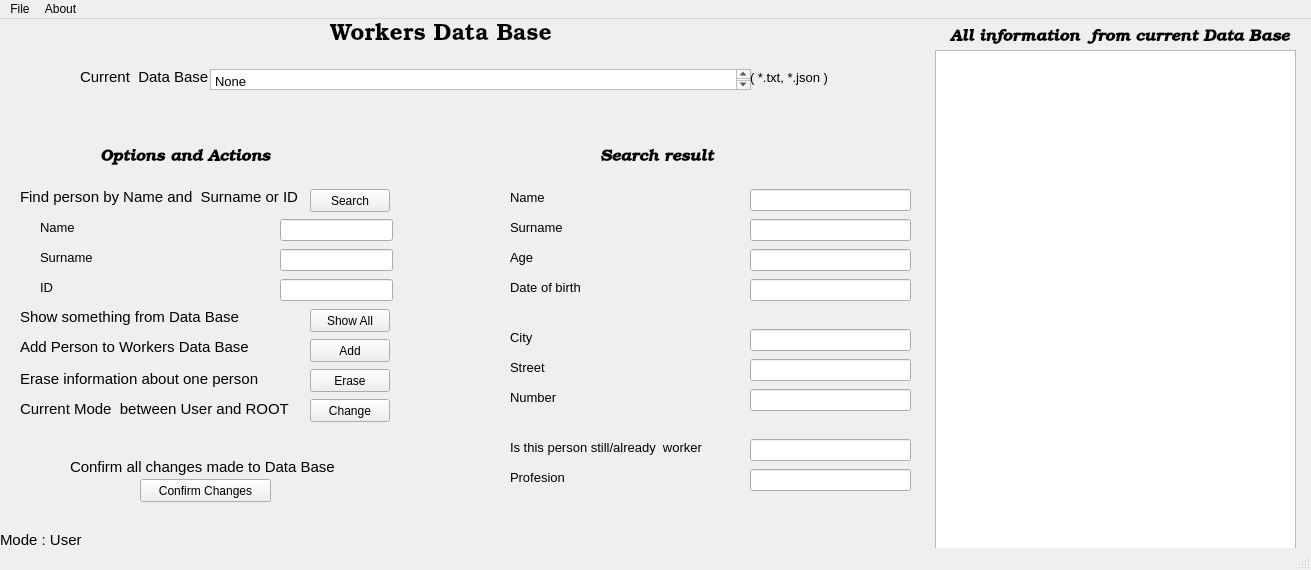
<?xml version="1.0" encoding="UTF-8"?>
<ui version="4.0">
 <class>MainWindow</class>
 <widget class="QMainWindow" name="MainWindow">
  <property name="geometry">
   <rect>
    <x>0</x>
    <y>0</y>
    <width>1311</width>
    <height>570</height>
   </rect>
  </property>
  <property name="windowTitle">
   <string>MainWindow</string>
  </property>
  <widget class="QWidget" name="centralwidget">
   <widget class="QLabel" name="label">
    <property name="geometry">
     <rect>
      <x>330</x>
      <y>0</y>
      <width>221</width>
      <height>31</height>
     </rect>
    </property>
    <property name="font">
     <font>
      <family>URW Bookman</family>
      <pointsize>17</pointsize>
     </font>
    </property>
    <property name="text">
     <string>Workers Data Base</string>
    </property>
   </widget>
   <widget class="QLabel" name="label_3">
    <property name="geometry">
     <rect>
      <x>20</x>
      <y>320</y>
      <width>241</width>
      <height>16</height>
     </rect>
    </property>
    <property name="font">
     <font>
      <pointsize>11</pointsize>
     </font>
    </property>
    <property name="text">
     <string>Add Person to Workers Data Base</string>
    </property>
   </widget>
   <widget class="QLabel" name="label_4">
    <property name="geometry">
     <rect>
      <x>20</x>
      <y>290</y>
      <width>231</width>
      <height>16</height>
     </rect>
    </property>
    <property name="font">
     <font>
      <pointsize>11</pointsize>
     </font>
    </property>
    <property name="text">
     <string>Show something from Data Base</string>
    </property>
   </widget>
   <widget class="QLabel" name="label_6">
    <property name="geometry">
     <rect>
      <x>20</x>
      <y>170</y>
      <width>281</width>
      <height>16</height>
     </rect>
    </property>
    <property name="font">
     <font>
      <pointsize>11</pointsize>
     </font>
    </property>
    <property name="text">
     <string>Find person by Name and  Surname or ID</string>
    </property>
   </widget>
   <widget class="QLabel" name="label_7">
    <property name="geometry">
     <rect>
      <x>20</x>
      <y>350</y>
      <width>251</width>
      <height>20</height>
     </rect>
    </property>
    <property name="font">
     <font>
      <pointsize>11</pointsize>
     </font>
    </property>
    <property name="text">
     <string>Erase information about one person</string>
    </property>
   </widget>
   <widget class="QPushButton" name="Show">
    <property name="geometry">
     <rect>
      <x>310</x>
      <y>290</y>
      <width>80</width>
      <height>23</height>
     </rect>
    </property>
    <property name="text">
     <string>Show All</string>
    </property>
   </widget>
   <widget class="QPushButton" name="Search">
    <property name="geometry">
     <rect>
      <x>310</x>
      <y>170</y>
      <width>80</width>
      <height>23</height>
     </rect>
    </property>
    <property name="text">
     <string>Search</string>
    </property>
   </widget>
   <widget class="QPushButton" name="pushButton_5">
    <property name="geometry">
     <rect>
      <x>310</x>
      <y>350</y>
      <width>80</width>
      <height>23</height>
     </rect>
    </property>
    <property name="text">
     <string>Erase</string>
    </property>
   </widget>
   <widget class="QPushButton" name="pushButton_6">
    <property name="geometry">
     <rect>
      <x>310</x>
      <y>320</y>
      <width>80</width>
      <height>23</height>
     </rect>
    </property>
    <property name="text">
     <string>Add</string>
    </property>
   </widget>
   <widget class="QLabel" name="label_8">
    <property name="geometry">
     <rect>
      <x>80</x>
      <y>50</y>
      <width>131</width>
      <height>16</height>
     </rect>
    </property>
    <property name="font">
     <font>
      <pointsize>11</pointsize>
     </font>
    </property>
    <property name="text">
     <string>Current  Data Base</string>
    </property>
   </widget>
   <widget class="QTextBrowser" name="textBrowser_2">
    <property name="geometry">
     <rect>
      <x>210</x>
      <y>50</y>
      <width>541</width>
      <height>21</height>
     </rect>
    </property>
    <property name="html">
     <string>&lt;!DOCTYPE HTML PUBLIC &quot;-//W3C//DTD HTML 4.0//EN&quot; &quot;http://www.w3.org/TR/REC-html40/strict.dtd&quot;&gt;
&lt;html&gt;&lt;head&gt;&lt;meta name=&quot;qrichtext&quot; content=&quot;1&quot; /&gt;&lt;meta charset=&quot;utf-8&quot; /&gt;&lt;style type=&quot;text/css&quot;&gt;
p, li { white-space: pre-wrap; }
hr { height: 1px; border-width: 0; }
li.unchecked::marker { content: &quot;\2610&quot;; }
li.checked::marker { content: &quot;\2612&quot;; }
&lt;/style&gt;&lt;/head&gt;&lt;body style=&quot; font-family:'Ubuntu'; font-size:10pt; font-weight:400; font-style:normal;&quot;&gt;
&lt;p style=&quot; margin-top:0px; margin-bottom:0px; margin-left:0px; margin-right:0px; -qt-block-indent:0; text-indent:0px;&quot;&gt;None&lt;/p&gt;&lt;/body&gt;&lt;/html&gt;</string>
    </property>
   </widget>
   <widget class="QPushButton" name="Confirm">
    <property name="geometry">
     <rect>
      <x>140</x>
      <y>460</y>
      <width>131</width>
      <height>23</height>
     </rect>
    </property>
    <property name="text">
     <string>Confirm Changes</string>
    </property>
   </widget>
   <widget class="QLineEdit" name="Street">
    <property name="geometry">
     <rect>
      <x>750</x>
      <y>340</y>
      <width>161</width>
      <height>22</height>
     </rect>
    </property>
   </widget>
   <widget class="QLineEdit" name="Surname">
    <property name="geometry">
     <rect>
      <x>750</x>
      <y>200</y>
      <width>161</width>
      <height>22</height>
     </rect>
    </property>
   </widget>
   <widget class="QLabel" name="label_10">
    <property name="geometry">
     <rect>
      <x>510</x>
      <y>170</y>
      <width>61</width>
      <height>16</height>
     </rect>
    </property>
    <property name="font">
     <font>
      <pointsize>10</pointsize>
     </font>
    </property>
    <property name="text">
     <string>Name</string>
    </property>
   </widget>
   <widget class="QLineEdit" name="Number">
    <property name="geometry">
     <rect>
      <x>750</x>
      <y>370</y>
      <width>161</width>
      <height>22</height>
     </rect>
    </property>
   </widget>
   <widget class="QLabel" name="label_11">
    <property name="geometry">
     <rect>
      <x>510</x>
      <y>310</y>
      <width>61</width>
      <height>16</height>
     </rect>
    </property>
    <property name="font">
     <font>
      <pointsize>10</pointsize>
     </font>
    </property>
    <property name="text">
     <string>City</string>
    </property>
   </widget>
   <widget class="QLabel" name="label_12">
    <property name="geometry">
     <rect>
      <x>510</x>
      <y>200</y>
      <width>71</width>
      <height>16</height>
     </rect>
    </property>
    <property name="font">
     <font>
      <pointsize>10</pointsize>
     </font>
    </property>
    <property name="text">
     <string>Surname</string>
    </property>
   </widget>
   <widget class="QLineEdit" name="Age">
    <property name="geometry">
     <rect>
      <x>750</x>
      <y>230</y>
      <width>161</width>
      <height>22</height>
     </rect>
    </property>
   </widget>
   <widget class="QLabel" name="label_13">
    <property name="geometry">
     <rect>
      <x>510</x>
      <y>230</y>
      <width>71</width>
      <height>16</height>
     </rect>
    </property>
    <property name="font">
     <font>
      <pointsize>10</pointsize>
     </font>
    </property>
    <property name="text">
     <string>Age</string>
    </property>
   </widget>
   <widget class="QLineEdit" name="isWorker">
    <property name="geometry">
     <rect>
      <x>750</x>
      <y>420</y>
      <width>161</width>
      <height>22</height>
     </rect>
    </property>
   </widget>
   <widget class="QLineEdit" name="Dateofbirth">
    <property name="geometry">
     <rect>
      <x>750</x>
      <y>260</y>
      <width>161</width>
      <height>22</height>
     </rect>
    </property>
   </widget>
   <widget class="QLabel" name="label_16">
    <property name="geometry">
     <rect>
      <x>510</x>
      <y>260</y>
      <width>91</width>
      <height>16</height>
     </rect>
    </property>
    <property name="font">
     <font>
      <pointsize>10</pointsize>
     </font>
    </property>
    <property name="text">
     <string>Date of birth</string>
    </property>
   </widget>
   <widget class="QLabel" name="label_17">
    <property name="geometry">
     <rect>
      <x>510</x>
      <y>370</y>
      <width>71</width>
      <height>16</height>
     </rect>
    </property>
    <property name="font">
     <font>
      <pointsize>10</pointsize>
     </font>
    </property>
    <property name="text">
     <string>Number</string>
    </property>
   </widget>
   <widget class="QLabel" name="label_18">
    <property name="geometry">
     <rect>
      <x>510</x>
      <y>420</y>
      <width>221</width>
      <height>16</height>
     </rect>
    </property>
    <property name="font">
     <font>
      <pointsize>10</pointsize>
     </font>
    </property>
    <property name="text">
     <string>Is this person still/already  worker</string>
    </property>
   </widget>
   <widget class="QLineEdit" name="City">
    <property name="geometry">
     <rect>
      <x>750</x>
      <y>310</y>
      <width>161</width>
      <height>22</height>
     </rect>
    </property>
   </widget>
   <widget class="QLabel" name="label_19">
    <property name="geometry">
     <rect>
      <x>510</x>
      <y>340</y>
      <width>61</width>
      <height>16</height>
     </rect>
    </property>
    <property name="font">
     <font>
      <pointsize>10</pointsize>
     </font>
    </property>
    <property name="text">
     <string>Street</string>
    </property>
   </widget>
   <widget class="QLabel" name="label_20">
    <property name="geometry">
     <rect>
      <x>510</x>
      <y>450</y>
      <width>61</width>
      <height>16</height>
     </rect>
    </property>
    <property name="font">
     <font>
      <pointsize>10</pointsize>
     </font>
    </property>
    <property name="text">
     <string>Profesion</string>
    </property>
   </widget>
   <widget class="QLineEdit" name="Profesion">
    <property name="geometry">
     <rect>
      <x>750</x>
      <y>450</y>
      <width>161</width>
      <height>22</height>
     </rect>
    </property>
   </widget>
   <widget class="QLineEdit" name="Name">
    <property name="geometry">
     <rect>
      <x>750</x>
      <y>170</y>
      <width>161</width>
      <height>22</height>
     </rect>
    </property>
   </widget>
   <widget class="QLabel" name="label_9">
    <property name="geometry">
     <rect>
      <x>70</x>
      <y>440</y>
      <width>271</width>
      <height>16</height>
     </rect>
    </property>
    <property name="font">
     <font>
      <pointsize>11</pointsize>
     </font>
    </property>
    <property name="text">
     <string>Confirm all changes made to Data Base</string>
    </property>
   </widget>
   <widget class="QLabel" name="label_14">
    <property name="geometry">
     <rect>
      <x>600</x>
      <y>130</y>
      <width>241</width>
      <height>16</height>
     </rect>
    </property>
    <property name="font">
     <font>
      <family>URW Bookman</family>
      <pointsize>12</pointsize>
      <italic>true</italic>
      <bold>true</bold>
     </font>
    </property>
    <property name="text">
     <string>Search result</string>
    </property>
   </widget>
   <widget class="QLineEdit" name="Surname_2">
    <property name="geometry">
     <rect>
      <x>280</x>
      <y>230</y>
      <width>113</width>
      <height>22</height>
     </rect>
    </property>
   </widget>
   <widget class="QLabel" name="label_15">
    <property name="geometry">
     <rect>
      <x>40</x>
      <y>200</y>
      <width>61</width>
      <height>16</height>
     </rect>
    </property>
    <property name="font">
     <font>
      <pointsize>10</pointsize>
     </font>
    </property>
    <property name="text">
     <string>Name</string>
    </property>
   </widget>
   <widget class="QLineEdit" name="Name_2">
    <property name="geometry">
     <rect>
      <x>280</x>
      <y>200</y>
      <width>113</width>
      <height>22</height>
     </rect>
    </property>
   </widget>
   <widget class="QLabel" name="label_21">
    <property name="geometry">
     <rect>
      <x>40</x>
      <y>230</y>
      <width>71</width>
      <height>16</height>
     </rect>
    </property>
    <property name="font">
     <font>
      <pointsize>10</pointsize>
     </font>
    </property>
    <property name="text">
     <string>Surname</string>
    </property>
   </widget>
   <widget class="QLineEdit" name="ID">
    <property name="geometry">
     <rect>
      <x>280</x>
      <y>260</y>
      <width>113</width>
      <height>22</height>
     </rect>
    </property>
   </widget>
   <widget class="QLabel" name="label_22">
    <property name="geometry">
     <rect>
      <x>40</x>
      <y>260</y>
      <width>71</width>
      <height>16</height>
     </rect>
    </property>
    <property name="font">
     <font>
      <pointsize>10</pointsize>
     </font>
    </property>
    <property name="text">
     <string>ID</string>
    </property>
   </widget>
   <widget class="QLabel" name="label_23">
    <property name="geometry">
     <rect>
      <x>100</x>
      <y>130</y>
      <width>241</width>
      <height>16</height>
     </rect>
    </property>
    <property name="font">
     <font>
      <family>URW Bookman</family>
      <pointsize>12</pointsize>
      <italic>true</italic>
      <bold>true</bold>
     </font>
    </property>
    <property name="text">
     <string>Options and Actions</string>
    </property>
   </widget>
   <widget class="QLabel" name="label_24">
    <property name="geometry">
     <rect>
      <x>750</x>
      <y>50</y>
      <width>91</width>
      <height>16</height>
     </rect>
    </property>
    <property name="font">
     <font>
      <pointsize>10</pointsize>
     </font>
    </property>
    <property name="text">
     <string>( *.txt, *.json )</string>
    </property>
   </widget>
   <widget class="QTextBrowser" name="textBrowser">
    <property name="geometry">
     <rect>
      <x>935</x>
      <y>31</y>
      <width>361</width>
      <height>511</height>
     </rect>
    </property>
   </widget>
   <widget class="QLabel" name="label_25">
    <property name="geometry">
     <rect>
      <x>950</x>
      <y>10</y>
      <width>341</width>
      <height>16</height>
     </rect>
    </property>
    <property name="font">
     <font>
      <family>URW Bookman</family>
      <pointsize>12</pointsize>
      <italic>true</italic>
      <bold>true</bold>
     </font>
    </property>
    <property name="text">
     <string>All information  from current Data Base</string>
    </property>
   </widget>
   <widget class="QLabel" name="label_26">
    <property name="geometry">
     <rect>
      <x>20</x>
      <y>380</y>
      <width>271</width>
      <height>20</height>
     </rect>
    </property>
    <property name="font">
     <font>
      <pointsize>11</pointsize>
     </font>
    </property>
    <property name="text">
     <string>Current Mode  between User and ROOT</string>
    </property>
   </widget>
   <widget class="QPushButton" name="Change_mode">
    <property name="geometry">
     <rect>
      <x>310</x>
      <y>380</y>
      <width>80</width>
      <height>23</height>
     </rect>
    </property>
    <property name="text">
     <string>Change</string>
    </property>
   </widget>
   <widget class="QLabel" name="mode">
    <property name="geometry">
     <rect>
      <x>0</x>
      <y>510</y>
      <width>91</width>
      <height>21</height>
     </rect>
    </property>
    <property name="font">
     <font>
      <pointsize>11</pointsize>
     </font>
    </property>
    <property name="text">
     <string>Mode : User</string>
    </property>
   </widget>
  </widget>
  <widget class="QMenuBar" name="menubar">
   <property name="geometry">
    <rect>
     <x>0</x>
     <y>0</y>
     <width>1311</width>
     <height>20</height>
    </rect>
   </property>
   <widget class="QMenu" name="menuFile">
    <property name="title">
     <string>File</string>
    </property>
    <addaction name="separator"/>
    <addaction name="separator"/>
    <addaction name="actionOpen"/>
    <addaction name="actionSave"/>
    <addaction name="actionNew"/>
   </widget>
   <widget class="QMenu" name="menuAbout">
    <property name="title">
     <string>About</string>
    </property>
    <addaction name="actionVersion_1_0"/>
    <addaction name="actionView_code"/>
   </widget>
   <addaction name="menuFile"/>
   <addaction name="menuAbout"/>
  </widget>
  <widget class="QStatusBar" name="statusbar"/>
  <action name="actionOpen">
   <property name="checkable">
    <bool>false</bool>
   </property>
   <property name="text">
    <string>Open</string>
   </property>
  </action>
  <action name="actionSave">
   <property name="text">
    <string>Save</string>
   </property>
  </action>
  <action name="actionVersion_1_0">
   <property name="text">
    <string>Version  1.0</string>
   </property>
  </action>
  <action name="actionView_code">
   <property name="text">
    <string>View code</string>
   </property>
  </action>
  <action name="actionNew">
   <property name="text">
    <string>New</string>
   </property>
  </action>
 </widget>
 <resources/>
 <connections/>
</ui>
